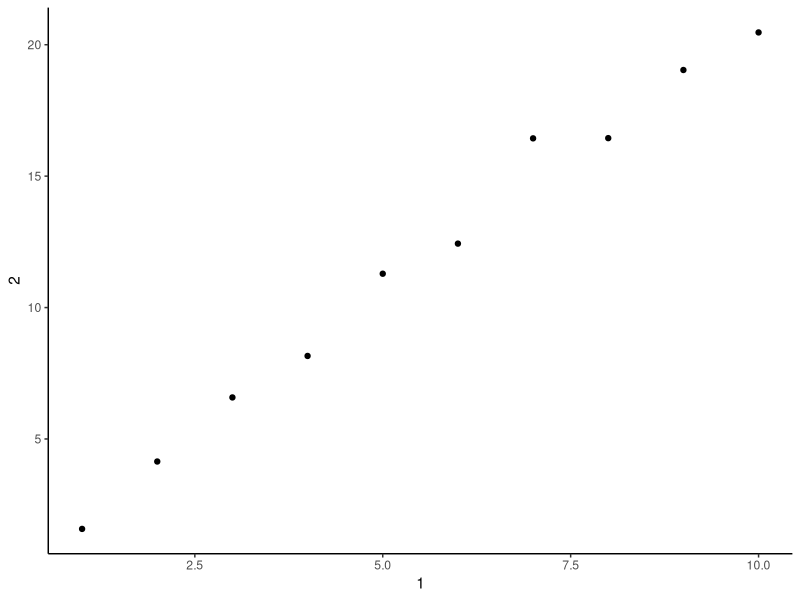

R code for this plot:
## ---- chunk 1
knitr::opts_chunk$set(echo = TRUE)
## ---- chunk 2
library(tidyverse)
## ---- chunk 3
iris # this is a dataframe

as_tibble(iris) # this is a tibble
## ---- chunk 4
tibble(
  x = 1:5,
  y = 1, # automatically filled down
  z = x ^2 + y
)
## ---- chunk 5
tribble(
  ~x, ~y, ~z,
  # -- # -- # -- 
  "a", 2, 3.6,
  "b", 1, 8.5
)

## ---- chunk 6
str(mtcars) # this is a dataframe

is_tibble(mtcars)

is_tibble(diamonds)

is_tibble(iris)

## ---- chunk 7
df <- data.frame(abc = 1, 
                 xyz = "a")

df

df$x

df[ , "xyz"]

df[ , c("abc", "xyz")]


tbl <- as_tibble(df)
tbl

tbl[, "xyz"]


tbl[ , c("abc", "xyz")]

## ---- chunk 8
annoying <- tibble(
  `1` = 1:10,
  `2` = `1` * 2 + rnorm(length(`1`))
)

annoying

# Extract the variable called 1:

annoying$`1`

# Plot a scatterplot of 1 vs 2

annoying %>% 
  ggplot(aes(x = `1`,
         y = `2`)) +
  geom_point() +
  theme_classic()


# Create a new column called 3, which is 2 divided by 1

annoying_new <- annoying %>% 
  mutate(`3` = `2` / `1`) %>% 
  dplyr::rename(one = `1`,  # need to specify dplyr:: if not will have conflict with plyr
                two = `2`,
                three = `3`)

glimpse(annoying_new)
## ---- chunk 9
enframe(1:3)

enframe(c(a = 5, b = 7))

enframe(list(one = 1, two = 2:3, three = 4:6))

deframe(tibble(a = as.list(1:3)))
## ---- chunk 10

print(mtcars)


print(mtcars, n_extra = 4)
